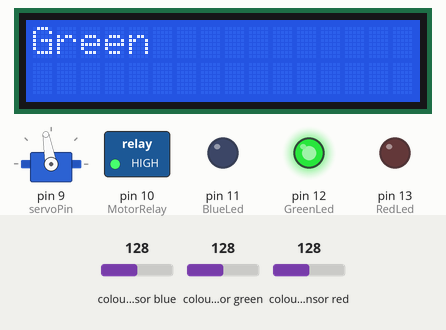
The sketch below on a simulated Arduino Uno, built with avr-gcc and run on an emulated ATmega328P. On the bench: 16×2 character LCD, servo, switched loads named in the sketch (green lamp = pin HIGH), output pins drawn as LEDs (lit = HIGH). Wiring (inferred from the names in the program): TCS3200 colour sensor: output pin 8; S2 pin 6; S3 pin 7; S0 pin 4; S1 pin 5. The inputs (shaded band) are chosen by the test bench; at power-on: colour sensor green 128, colour sensor red 128, colour sensor blue 128. Pins used as bus, display or sensor lines are not drawn; what the sketch prints to the serial monitor is not drawn.

Above: at 1.2 s.
1.3 s: colour sensor green set to 102
4.3 s: colour sensor green set to 97
At 6.8 s:
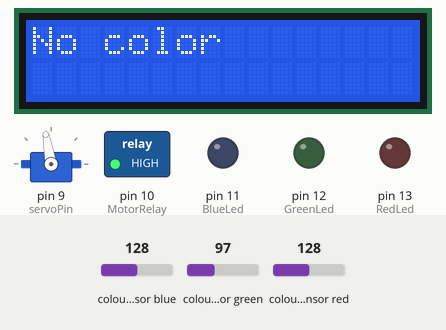
7.3 s: colour sensor red set to 134
10.1 s: colour sensor red set to 139
At 12.5 s:
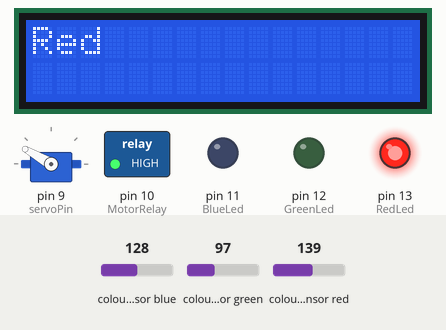
13.1 s: colour sensor green set to 128
At 15.77 s:
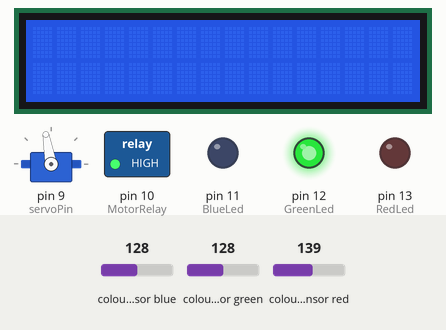
16.1 s: colour sensor green set to 5
At 18.59 s:
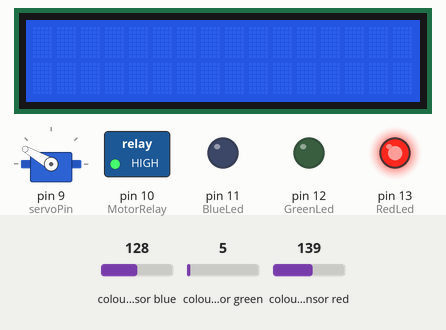
Timing chart, 0 to 20.1 s (numbered marks = the images above; inputs shaded):
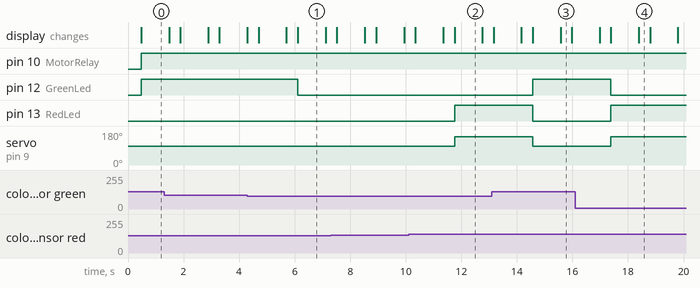

The sketch:

main_program.ino
```cpp
#include <Wire.h>
#include <LiquidCrystal_I2C.h>
#include <Servo.h>

// Create servo and LCD objects
Servo myServo;
LiquidCrystal_I2C lcd(0x27, 16, 2);  // Adjust 0x27 to your LCD's I2C address if different

// Define control and sensor pins
#define S0 4
#define S1 5
#define S2 6
#define S3 7
#define sensorOut 8
#define servoPin 9
#define MotorRelay 10
#define BlueLed 11
#define GreenLed 12
#define RedLed 13

// Calibration values
int redMin = 96, redMax = 411;
int greenMin = 111, greenMax = 445;
int blueMin = 87, blueMax = 455;

// Function prototypes for reading pulse widths
int getRedPW();
int getGreenPW();
int getBluePW();

void setup() {
  pinMode(S0, OUTPUT);
  pinMode(S1, OUTPUT);
  pinMode(S2, OUTPUT);
  pinMode(S3, OUTPUT);
  pinMode(sensorOut, INPUT);
  pinMode(BlueLed, OUTPUT);
  pinMode(GreenLed, OUTPUT);
  pinMode(RedLed, OUTPUT);
  pinMode(MotorRelay, OUTPUT);

  digitalWrite(S0, HIGH); // Frequency scaling to 20%
  digitalWrite(S1, LOW);

  lcd.init();  // Initialize LCD
  lcd.backlight();  // Turn on backlight
  myServo.attach(servoPin);  // Attach servo
  Serial.begin(9600);  // Start serial for debugging

  myServo.write(100);  // Initial servo position
}

void loop() {
  lcd.clear();
  lcd.setCursor(0, 0);

  int redPW = map(getRedPW(), redMin, redMax, 255, 0);
  int greenPW = map(getGreenPW(), greenMin, greenMax, 255, 0);
  int bluePW = map(getBluePW(), blueMin, blueMax, 255, 0);
  delay(400);  // Stabilization delay after readings

  int color = 0;  // Default to no color

  digitalWrite(MotorRelay, HIGH);

  if (redPW > greenPW && redPW > bluePW) {
    color = 1; // Red
  } else if (greenPW > redPW && greenPW > bluePW) {
    color = 2; // Green
  } else if (bluePW > redPW && bluePW > greenPW) {
    color = 3; // Blue
  }

  switch(color) {
    case 1:
      Serial.println("Red");
      lcd.print("Red");
      digitalWrite(RedLed, HIGH);
      digitalWrite(GreenLed, LOW);
      digitalWrite(BlueLed, LOW);
      myServo.write(150);  // Example servo position for red
      break;
    case 2:
      Serial.println("Green");
      lcd.print("Green");
      digitalWrite(RedLed, LOW);
      digitalWrite(GreenLed, HIGH);
      digitalWrite(BlueLed, LOW);
      myServo.write(100);  // Example servo position for green
      break;
    case 3:
      Serial.println("Blue");
      lcd.print("Blue");
      digitalWrite(RedLed, LOW);
      digitalWrite(GreenLed, LOW);
      digitalWrite(BlueLed, HIGH);
      myServo.write(50);  // Example servo position for blue
      break;
    default:
      Serial.println("No dominant color");
      lcd.print("No color");
      digitalWrite(RedLed, LOW);
      digitalWrite(GreenLed, LOW);
      digitalWrite(BlueLed, LOW);
      myServo.write(100);  // Reset servo position
  }
  delay(1000);
}

// Sensor reading functions remain unchanged
int getRedPW() {
  digitalWrite(S2, LOW);
  digitalWrite(S3, LOW);
  return pulseIn(sensorOut, LOW);
}

int getGreenPW() {
  digitalWrite(S2, HIGH);
  digitalWrite(S3, HIGH);
  return pulseIn(sensorOut, LOW);
}

int getBluePW() {
  digitalWrite(S2, LOW);
  digitalWrite(S3, HIGH);
  return pulseIn(sensorOut, LOW);
}
```

Measured:
- the behaviour switches between 98 and 97 on colour sensor green (found by bisection; images 0 and 1)
- the behaviour switches between 136 and 137 on colour sensor red (found by bisection; images 1 and 2)
- after the input at 4.3 s, pin 12 (GreenLed): HIGH → LOW after 1.8 s; the display: first differs from a run without the input after 1.8 s (image 1)
- after the input at 10.1 s, pin 13 (RedLed): LOW → HIGH after 1.7 s; servo on pin 9 (servoPin): 100° → 150° after 1.7 s; the display: first differs from a run without the input after 1.7 s (image 2)
- after the input at 13.1 s, pin 12 (GreenLed): LOW → HIGH after 1.5 s; pin 13 (RedLed): HIGH → LOW after 1.5 s; servo on pin 9 (servoPin): 150° → 100° after 1.5 s; the display: first differs from a run without the input after 1.5 s (image 3 shows a later state)
- after the input at 16.1 s, pin 12 (GreenLed): HIGH → LOW after 1.3 s; pin 13 (RedLed): LOW → HIGH after 1.3 s; servo on pin 9 (servoPin): 100° → 150° after 1.3 s; the display: first differs from a run without the input after 1.3 s (image 4 shows a later state)
- what the display in image 1 shows lasts 1.0 s, from 6.1 s to 7.1 s
